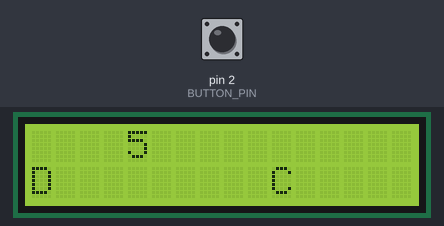
Simulated run of this sketch. Board: Arduino Uno, built with avr-gcc and run on an emulated ATmega328P. Parts: 16×2 character LCD. The inputs (shaded band) are chosen by the test bench; at power-on: pin 2 (BUTTON_PIN) LOW.

Above: at 1.5 s.
1.6 s: pin 2 (BUTTON_PIN) pulled HIGH for 3.2 s
At 1.75 s:
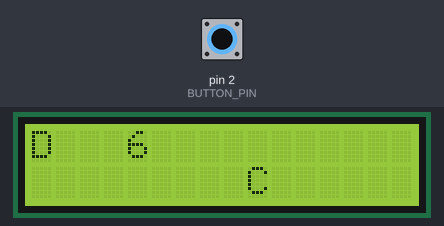
6.3 s: pin 2 (BUTTON_PIN) pulled HIGH for 1 s
At 8.23 s:
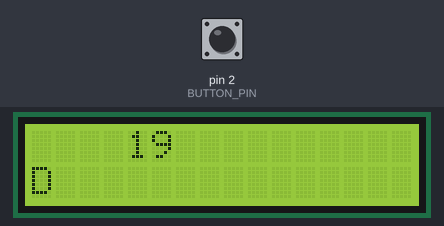
9.8 s: pin 2 (BUTTON_PIN) pulled HIGH for 0.15 s
At 9.93 s:
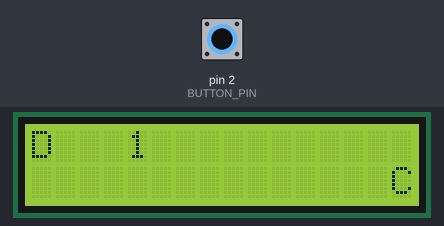
11.4 s: pin 2 (BUTTON_PIN) pulled HIGH for 1 s
At 11.74 s:
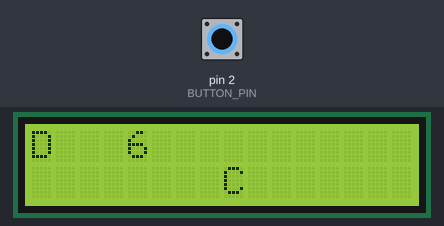
Timing chart, 0 to 14.4 s (numbered marks = the images above; inputs shaded):
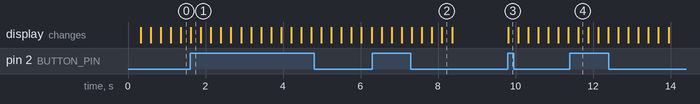

Measured:
- after the input at 9.8 s, the display: changes at once (image 3)

The sketch:

dino-lcd.ino
```cpp
#include <LiquidCrystal_I2C.h>

LiquidCrystal_I2C lcd(0x27, 16, 2);
int BUTTON_PIN = 2;
int cactus_x = 15;
int dino_y = 1;
bool game_over = false;
int score = 0;

void setup() {
  pinMode(BUTTON_PIN, INPUT);
  lcd.init();
  lcd.backlight();
  show();
}

void loop() {
  if(game_over) {
    if(digitalRead(BUTTON_PIN)) {
      score = 0;
      game_over = false;
    }
  } else {
    score++;
    move_cactus();

    if(digitalRead(BUTTON_PIN)) {
      dino_y = 0;
      show();

      move_cactus();
      show();

      move_cactus();
    }

    dino_y = 1;
    show();

    if(cactus_x == 0) {
      game_over = true;
      lcd.clear();
      lcd.setCursor(3, 0);
      lcd.print("Game Over!");
    }
  }
}

void show() {
  lcd.clear();
  lcd.setCursor(cactus_x, 1);
  lcd.print("C");
  lcd.setCursor(0, dino_y);
  lcd.print("D");
  lcd.setCursor(4, 0);
  lcd.print(score);
  delay(250);
}

void move_cactus() {
  cactus_x--;
  if(cactus_x < 0) {
    cactus_x = 15;
  }
}
```
